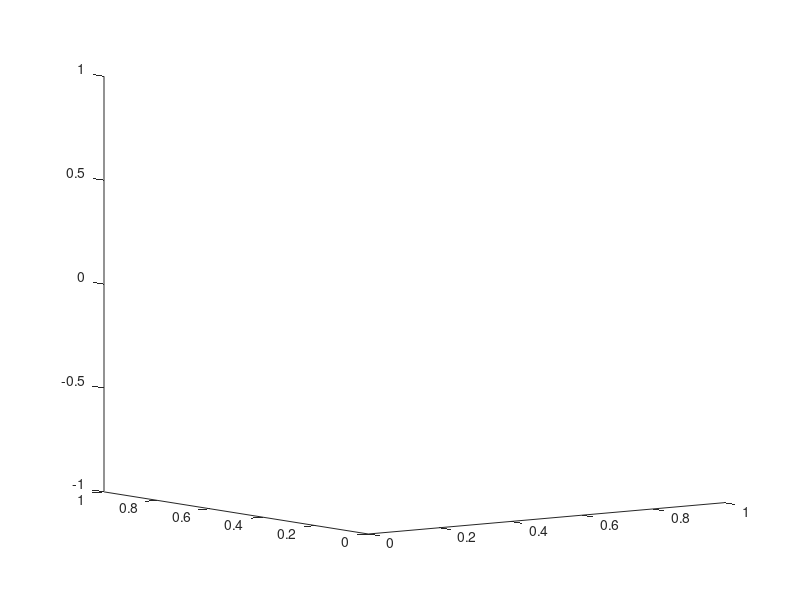

This chart was generated by the following MATLAB code: (Note: this script raises an error after producing the figure.)
% Defining the the Domain
clc

% First Point
x0 = 450;
y0 = 450;
z0 = 1200;

% Last point
xn = 550;
yn = 550;
zn = 1350;

%Resolution
Nx = 100.0;
Ny = 100.0;
Nz = 100.0;


dx = (xn-x0)/Nx;
dy = (yn-y0)/Ny;
dz = (zn-z0)/Ny;

% Plotting the domain

%plotting_cube([x0,y0,z0],[xn,yn,zn],'blue')
%axis([450 550 450 550 1200 1350])
view([-36.6163, 7.2000])
hold on
%%%%%%%%%%%%%%%%%%%%%%%%%%%%%%%%%%%%%%%%%%%%%%%%%%%%%%%%%%%%%%%%%%%%%%%%%%%
% How many meshes we have
Nmx = 2;
Nmy = 2;
Nmz = 2;

DX = (xn-x0)/Nmx;
DY = (yn-y0)/Nmy;
DZ = (zn-z0)/Nmz;

X0 = x0;
Y0 = y0;
Z0 = z0;

XN = X0+DX;
YN = Y0+DY;
ZN = Z0+DZ;

I_LOWER = 0;
I_UPPER = Nmx-1;

J_LOWER = 0;
J_UPPER = Nmy-1;

K_LOWER = 0;
K_UPPER = Nmz-1;

for k = K_LOWER:K_UPPER
    for j=J_LOWER:J_UPPER
        for i = I_LOWER:I_UPPER
          XBL = X0 + i*DX;
          XBU = XN + i*DX;
          
          YBL = Y0 + j*DY;
          YBU = YN + j*DY;
          
          ZBL = Z0 + k*DZ;
          ZBU = ZN + k*DZ;
          plotting_cube([XBL,YBL,ZBL],[XBU,YBU,ZBU],'blue')
        end
    end
end
          
          
          


          

